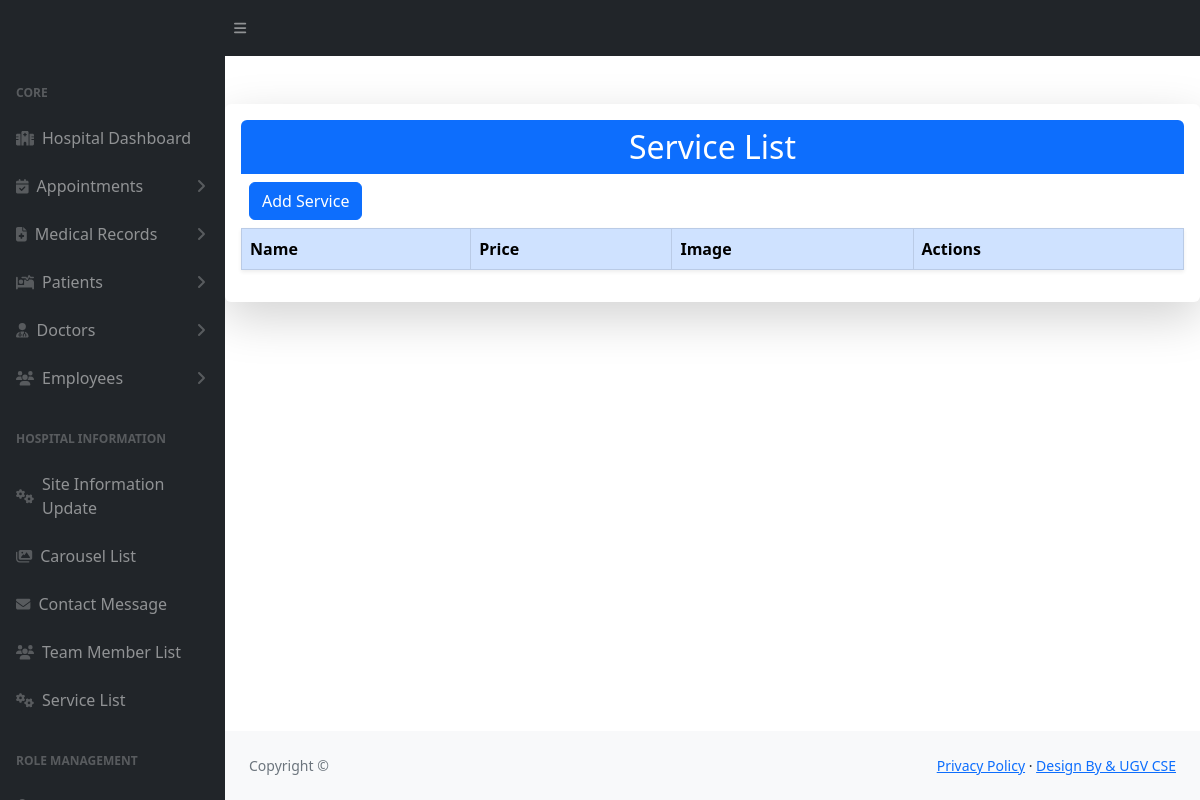
The page /services/ on the database as committed earlier.
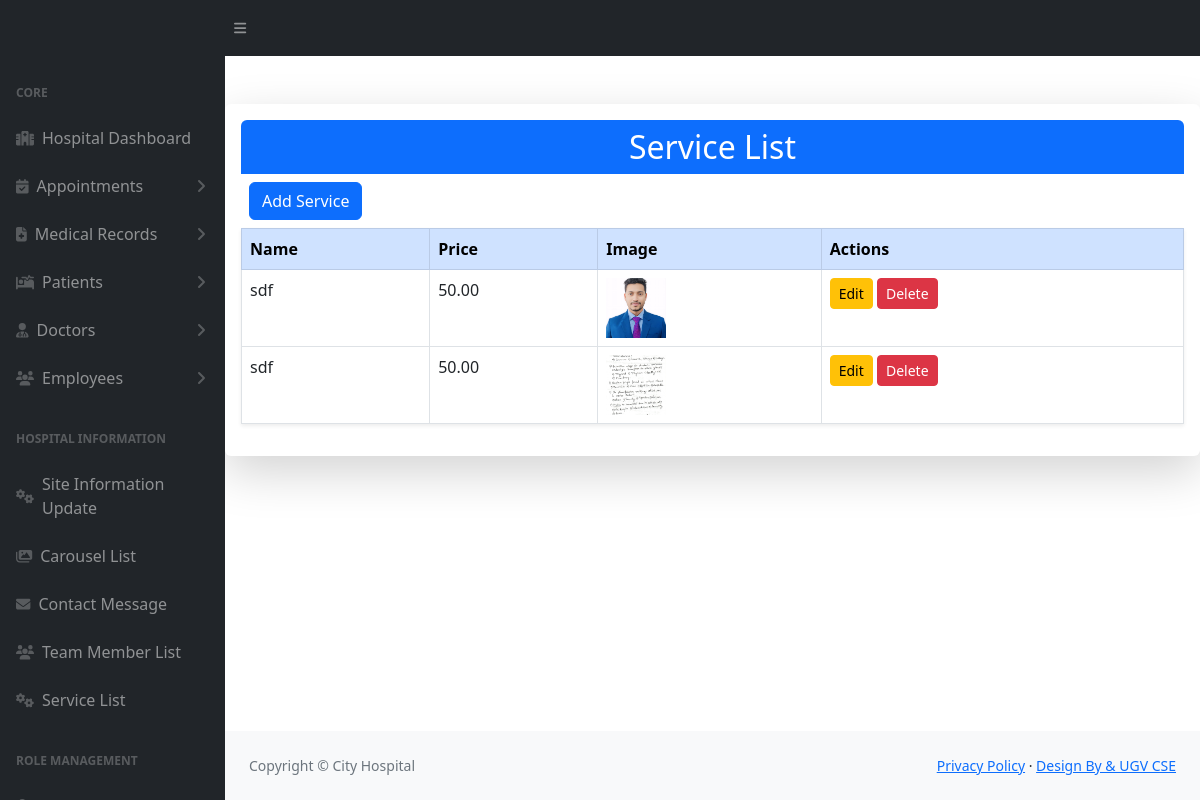
The same page on the database as committed later.
### pms/models.py (models this page shows, shortened)
class Service(models.Model):
    name = models.CharField(max_length=200)
    price = models.DecimalField(max_digits=10, decimal_places=2)
    image = models.ImageField(upload_to='services/')

class SiteInfo(models.Model):
    site_name = models.CharField(max_length=20)
    color_logo = models.ImageField(upload_to='logo/')
    white_logo = models.ImageField(upload_to='logo/')
    email = models.EmailField()
    phone = models.CharField(max_length=14)
    address = models.CharField(max_length=100)
    opening_hours = models.CharField(max_length=255, default='Saturday - Thursday: 6.00 am - 10.00 pm, Friday Closed')
    site_facebook = models.URLField(max_length=100)
    site_x = models.URLField(max_length=100)
    site_instagram = models.URLField(max_length=100)
    site_pinterest = models.URLField(max_length=100)

### pms/views.py (the view)
# urls.py: path('services/', service_list, name='service_list'),  # List services
def service_list(request):
    services = Service.objects.all()
    if request.method == 'POST' and 'delete_service' in request.POST:
        service_id = request.POST.get('delete_service')
        service = get_object_or_404(Service, pk=service_id)
        service.delete()
        messages.success(request, 'Service deleted successfully!')
        return redirect('service_list')
    return render(request, 'service_list.html', {'services': services})

### pms/context_processors.py (called while the page is built)
def site_information(request):
    site_info = SiteInfo.objects.first()
    return {
        'site_info': site_info
    }

### templates/service_list.html (shortened to what this page needs)
{% extends 'hospital/hospital_base.html' %}
{% block content %}
    <div class="container mt-5 shadow-lg p-3 mb-5 bg-white rounded">
        <div class="text-center bg-primary text-white py-2 rounded-top">
            <h2 class="mb-0">Service List</h2>
        </div>
        <a href="{% url 'add_service' %}" class="btn btn-primary m-2">Add Service</a>
        <form method="POST">
            <table class="table table-bordered shadow-sm table-hover">
                <thead class="table-primary">
                    <tr>
                        <th>Name</th>
                        <th>Price</th>
                        <th>Image</th>
                        <th>Actions</th>
                    </tr>
                </thead>
                <tbody>
                    {% for service in services %}
                        <tr class="table-row">
                            <td>{{ service.name }}</td>
                            <td>{{ service.price }}</td>
                            <td>
                                <img src="{{ service.image.url }}" alt="{{ service.name }}" style="width: 60px; height: 60px; object-fit: cover;">
                            </td>
                            <td>
                                <a href="{% url 'edit_service' service.pk %}" class="btn btn-warning btn-sm">Edit</a>
                                <button type="submit" name="delete_service" value="{{ service.pk }}" class="btn btn-danger btn-sm">Delete</button>
                            </td>
                        </tr>
                    {% endfor %}
                </tbody>
            </table>
        </form>
    </div>
{% endblock %}

### templates/hospital/hospital_base.html (shortened to what this page needs)
{% load static %}
<!DOCTYPE html>
<html lang="en">
    <head>
        <link href="https://cdn.jsdelivr.net/npm/simple-datatables@7.1.2/dist/style.min.css" rel="stylesheet" />
        <link href="{% static 'admin_panel/css/styles.css' %}" rel="stylesheet" />
    </head>
    <body class="sb-nav-fixed">
        <nav class="sb-topnav navbar navbar-expand navbar-dark bg-dark">
            <a class="navbar-brand ps-3" href="{% url 'hospital_admin' %}"><img src="{{ site_info.white_logo.url }}" alt="" style="width: 190px;"></a>
            <button class="btn btn-link btn-sm order-1 order-lg-0 me-4 me-lg-0" id="sidebarToggle" href="#!"><i class="fas fa-bars"></i></button>
            <button class="btn"></button>
        </nav>
        <div id="layoutSidenav">
            <div id="layoutSidenav_nav">
                <nav class="sb-sidenav accordion sb-sidenav-dark" id="sidenavAccordion">
                  {% include 'hospital/hospital_sidebar.html' %}
                </nav>
            </div>
            <div id="layoutSidenav_content">
                <main>
                    {% block content %}
                    {% endblock content %}
                </main>
                <footer class="py-4 bg-light mt-auto">
                    <div class="container-fluid px-4">
                        <div class="d-flex align-items-center justify-content-between small">
                            <div class="text-muted">Copyright &copy; {{ site_info.site_name }}</div>
                            <div>
                                <a href="#">Privacy Policy</a>
                                &middot;
                                <a href="#">Design By &amp; UGV CSE</a>
                            </div>
                        </div>
                    </div>
                </footer>
            </div>
        </div>
    </body>
</html>

Rows that differ between the two databases and show on the page:
added Service: name "sdf", price "50.00", image (picture), {{ service.pk }} 8 (drawn)
added Service: name "sdf", price "50.00", image (picture), {{ service.pk }} 9 (drawn)
added SiteInfo: site_name "City Hospital"
